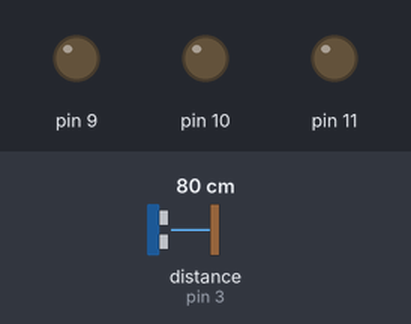
The sketch below on a simulated Arduino Uno, built with avr-gcc and run on an emulated ATmega328P. Shown: output pins drawn as LEDs (lit = HIGH). Wiring (inferred from the names in the program): ultrasonic range finder: trigger pin 2; echo pin 3. Inputs (shaded band) come from the test bench; at power-on: distance to the obstacle (sensor on pin 3) 80 cm. The echo pulse lasts 58.3 µs per cm; pins used as bus, display or sensor lines are not drawn.

Above: at 1.2 s.
1.3 s: distance to the obstacle (sensor on pin 3) set to 12 cm
2.8 s: distance to the obstacle (sensor on pin 3) set to 9 cm
At 4.0 s:
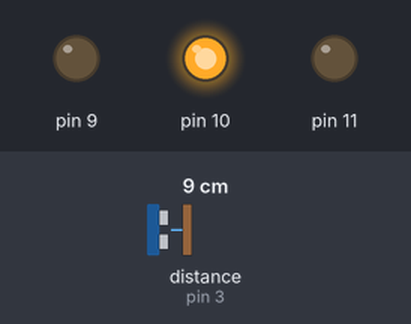
4.3 s: distance to the obstacle (sensor on pin 3) set to 6 cm
At 5.3 s:
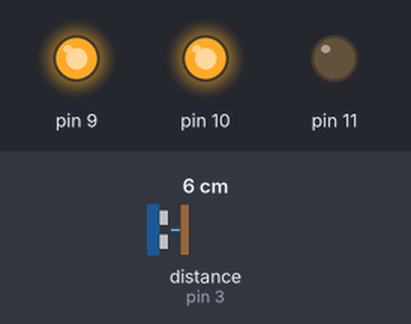
5.8 s: distance to the obstacle (sensor on pin 3) set to 3 cm
At 6.4 s:
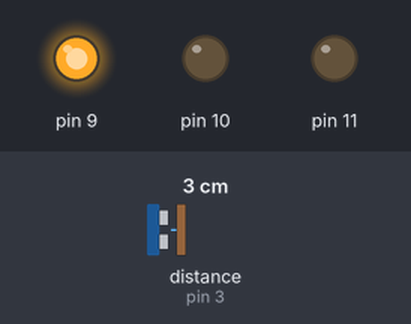
7.3 s: distance to the obstacle (sensor on pin 3) set to 10 cm
At 7.6 s:
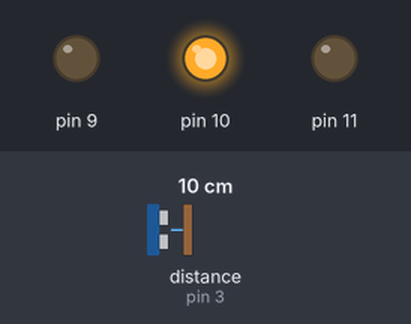
8.8 s: distance to the obstacle (sensor on pin 3) set to 2 cm
At 9.9 s:
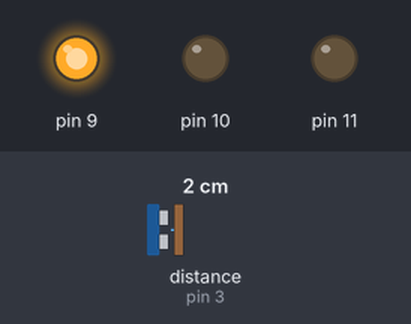
Timing chart, 0 to 11.3 s (numbered marks = the images above; inputs shaded):
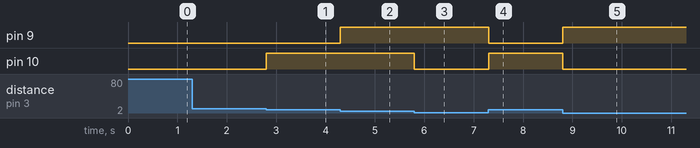

The sketch:

sketch_jun28a.ino
```cpp
const int TrigPin = 2;
const int EchoPin = 3;
int r = 0;
int g = 0;
int b = 0;
float cm;
void setup()
{
Serial.begin(9600);
pinMode(TrigPin, OUTPUT);
pinMode(EchoPin, INPUT);
pinMode(9,OUTPUT);
pinMode(10,OUTPUT);
pinMode(11,OUTPUT);
}

void loop()
{

digitalWrite(TrigPin, LOW);
delayMicroseconds(2);
digitalWrite(TrigPin, HIGH);
delayMicroseconds(10);
digitalWrite(TrigPin, LOW);

cm = pulseIn(EchoPin, HIGH) / 58.8;
cm = (int(cm * 100.0)) / 100.0;
if (cm>=1 && cm<=4){
analogWrite(9, 255);
analogWrite(10, 0);
analogWrite(11, 0);
}

if (cm>4 && cm<=7){
analogWrite(9, 255);
analogWrite(10, 255);
analogWrite(11, 0);
}
if (cm>7 && cm<=10){
analogWrite(9, 0);
analogWrite(10, 255);
analogWrite(11, 0);
}
}
```

Measured:
- the behaviour switches between 11 and 10 cm on distance to the obstacle (sensor on pin 3) (found by bisection; images 0 and 1)
- the behaviour switches between 8 and 7 cm on distance to the obstacle (sensor on pin 3) (found by bisection; images 1 and 2)
- the behaviour switches between 5 and 4 cm on distance to the obstacle (sensor on pin 3) (found by bisection; images 2 and 3)
- after the input at 1.3 s, every drawn part: stays the same
- after the input at 2.8 s, pin 10: LOW → HIGH at once
- after the input at 4.3 s, pin 9: LOW → HIGH at once
- after the input at 5.8 s, pin 10: HIGH → LOW at once
- after the input at 7.3 s, pin 9: HIGH → LOW at once; pin 10: LOW → HIGH at once
- after the input at 8.8 s, pin 9: LOW → HIGH at once; pin 10: HIGH → LOW at once
